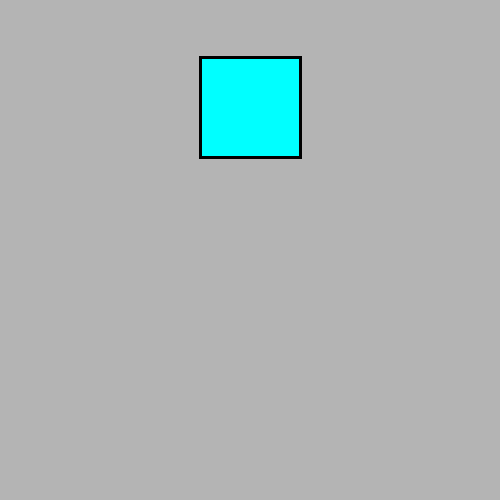
Frame 1 (no input)
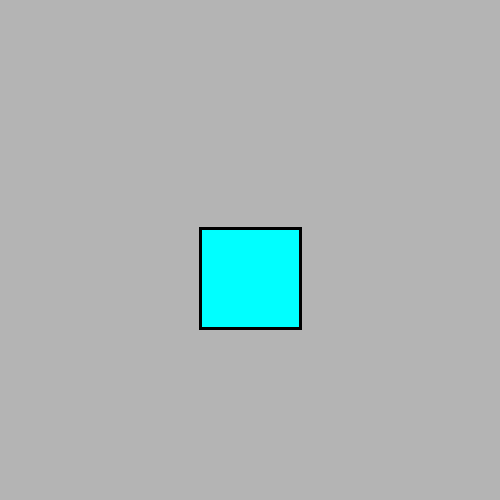
Frame 60 (the mouse pressed at the canvas centre just before this capture)
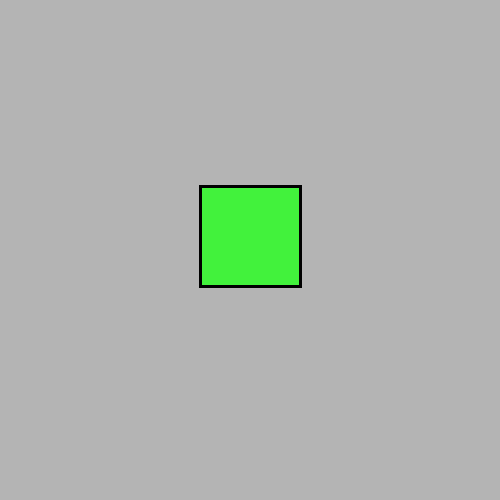
Frame 120 (the mouse held since frame 60 and released just before this capture)

The Processing sketch that drew these frames (run headless with seeded random() and noise(); from frame 60 on, the mouse is pressed at the canvas centre):

// Processing sketch: processing_157782
// ── processing_157782.pde


// how to cite so you do not end up plaigiarizing!

/* This code is based upon Alberto Bustillo's sketch, "Simple Gravity" at http://www.openprocessing.org/sketch/66568, which shows a bouncing ball that seems to adhere to the laws of gravity. I changed the ball into a square.
*/

float x, y;
color col = color(0, 255, 255);
float speed = 0;
float gravity = 0.1;
float ediam = 100;
 
 
void setup () {
  size(500, 500);
  smooth();
  x = width/2;
  y = random(0, height/3);
}
 
void draw() {
  background(180);
 
  //display the ball
  rectMode(CENTER);
  fill(col);
  strokeWeight(3);
  rect(x, y, ediam, ediam);
  y = y + speed;
  speed = speed + gravity;
  if (y > height-ediam/2) {
    speed = speed * -0.95;
    col = color(random(255), random(255), random(255));
  }
}
